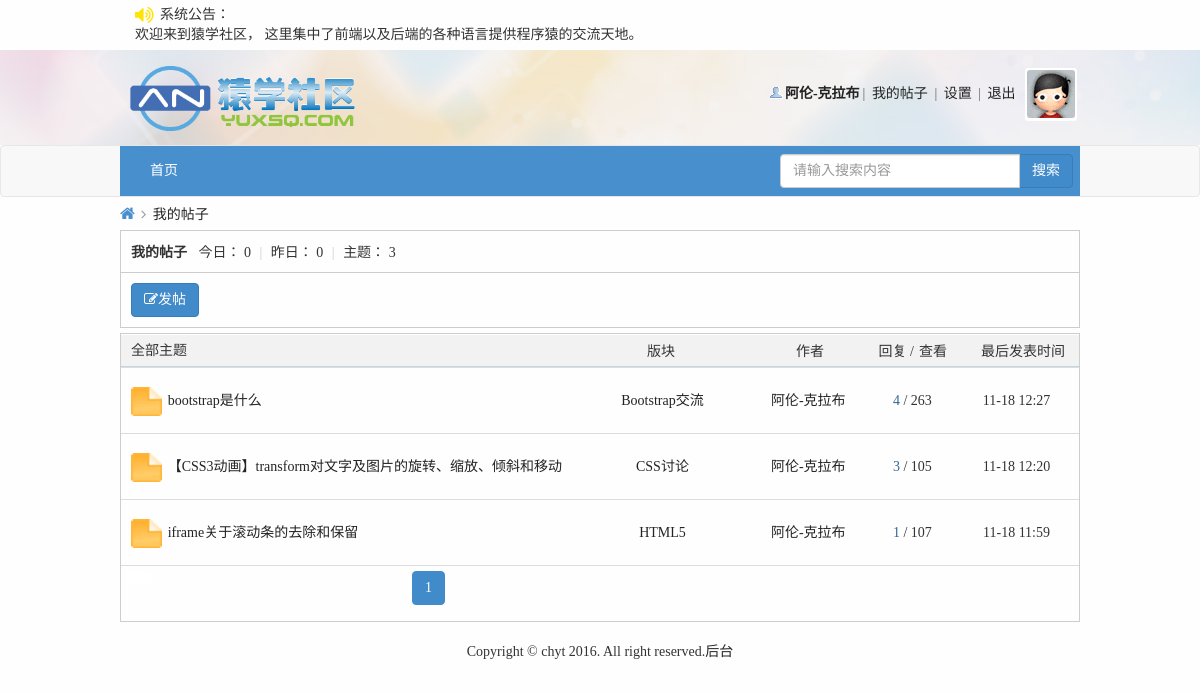
/myPost.php (signed in), run on the app's committed database.
### tables this page shows
CREATE TABLE IF NOT EXISTS `notice` (
  `nid` int(11) NOT NULL AUTO_INCREMENT COMMENT '序号',
  `noticeContent` varchar(200) NOT NULL COMMENT '公告内容',
  PRIMARY KEY (`nid`)
);

CREATE TABLE IF NOT EXISTS `user` (
  `id` int(20) NOT NULL AUTO_INCREMENT COMMENT '唯一标识符',
  `name` varchar(200) NOT NULL COMMENT '用户名称',
  `psw` varchar(200) NOT NULL COMMENT '用户密码',
  `sex` varchar(200) NOT NULL DEFAULT '未填写' COMMENT '用户性别',
  `email` varchar(200) NOT NULL COMMENT '邮箱地址',
  `qq` varchar(200) NOT NULL DEFAULT '未填写' COMMENT '用户qq',
  `photo` varchar(200) NOT NULL COMMENT '用户头像',
  `userType` int(11) NOT NULL DEFAULT '0' COMMENT '用户类型',
  `reallyName` varchar(200) NOT NULL DEFAULT '未填写' COMMENT '用户真实姓名',
  `birthday` varchar(200) NOT NULL DEFAULT '未填写' COMMENT '用户生日',
  `homeplace` varchar(200) NOT NULL DEFAULT '未填写' COMMENT '用户出生地',
  `bloodType` varchar(200) NOT NULL DEFAULT '未填写' COMMENT '用户血型',
  `fixedTel` varchar(200) NOT NULL DEFAULT '未填写' COMMENT '用户固定电话',
  `phone` varchar(200) NOT NULL DEFAULT '未填写' COMMENT '用户电话',
  `website` varchar(200) NOT NULL DEFAULT 'http://' COMMENT '用户主页',
  `school` varchar(200) NOT NULL DEFAULT '未填写' COMMENT '用户毕业学校',
  `degree` varchar(200) NOT NULL DEFAULT '未填写' COMMENT '用户学历',
  `company` varchar(200) NOT NULL DEFAULT '未填写' COMMENT '用户公司',
  `profession` varchar(200) NOT NULL DEFAULT '未填写' COMMENT '用户职业',
  `job` varchar(200) NOT NULL DEFAULT '未填写' COMMENT '用户职位',
  `income` varchar(200) NOT NULL DEFAULT '未填写' COMMENT '用户年收入',
  `registerTime` datetime NOT NULL COMMENT '注册时间',
  `lastLogin` datetime NOT NULL COMMENT '最后一次登录时间',
  `userStatus` int(11) NOT NULL DEFAULT '0' COMMENT '用户是否需要验证状态',
  `isForbid` int(11) NOT NULL DEFAULT '0' COMMENT '是否禁止',
  `loginTimes` int(11) NOT NULL DEFAULT '1' COMMENT '登陆次数',
  PRIMARY KEY (`id`)
);

CREATE TABLE IF NOT EXISTS `post` (
  `postId` int(11) NOT NULL AUTO_INCREMENT COMMENT '帖子id',
  `postTitle` varchar(200) NOT NULL COMMENT '帖子标题',
  `postContent` varchar(2000) NOT NULL COMMENT '帖子内容',
  `postTime` datetime NOT NULL COMMENT '发帖时间',
  `tsmoduleId` int(11) NOT NULL COMMENT '所属子版块的id',
  `times` int(11) NOT NULL COMMENT '浏览次数',
  `postuid` int(11) NOT NULL COMMENT '发帖人id',
  `isTop` int(11) NOT NULL DEFAULT '0' COMMENT '是否置顶',
  `isBoutique` int(11) NOT NULL DEFAULT '0' COMMENT '是否加精',
  `postStatus` int(11) NOT NULL DEFAULT '0' COMMENT '帖子是否需要验证状态，默认0无需验证',
  `updateTime` datetime NOT NULL COMMENT '当前条帖子有回复就更新',
  `isShield` int(11) NOT NULL DEFAULT '0' COMMENT '是否屏蔽',
  PRIMARY KEY (`postId`)
);

CREATE TABLE IF NOT EXISTS `sub_module` (
  `sid` int(20) NOT NULL AUTO_INCREMENT COMMENT '子版块id',
  `smoduleName` varchar(200) NOT NULL COMMENT '子版块名称',
  `smodulePic` varchar(200) NOT NULL COMMENT '子版块图片',
  `tParenModuleId` int(20) NOT NULL COMMENT '所属父版块id',
  `smoduleDesc` varchar(200) NOT NULL COMMENT '子版块描述',
  PRIMARY KEY (`sid`)
);

### inc/mysql.func.php (called while the page is built, shortened)
<?php
    function execute($link, $sql){
        $result = mysqli_query($link, $sql);
        return $result;
    }
    function nums($link, $sql){
        return mysqli_num_rows(execute($link, $sql));
    }
    function fetch_array($result){
        return mysqli_fetch_assoc($result);
    }
?>

### myPost.php (the view, shortened to what this page needs)
<!DOCTYPE html>
<html lang="en">
<head>
    <link rel="stylesheet" href="font/css/font-awesome.min.css">
    <link rel="stylesheet" href="css/bootstrap/css/bootstrap.min.css">
    <link rel="stylesheet" href="css/common.css">
    <link rel="stylesheet" href="css/pModuleList.css">
    <link rel="stylesheet" href="css/myPost.css">
</head>
<?php
    $link = connect();
    $sql_n = "select * from notice where nid=1";
    $data_n = fetch_array(execute($link, $sql_n));
    $nc = $data_n["noticeContent"];
    $member_id = login_state($link);
    if ($member_id){
        $sql_status = "select * from user where id={$member_id}";
        $data_status = fetch_array(execute($link, $sql_status));
        $status = $data_status['isForbid'];
        $userStatus = $data_status["userStatus"];
    }
    $sql_user = "select * from user where id={$member_id}";
    $data_user = fetch_array(execute($link, $sql_user));
    include_once "inc/handlerLogin.php";
    $sql_post = "select * from post where postuid={$member_id}";
    $post_total = nums($link, $sql_post);
    $pagesize = 5;
    $page = page($post_total, $pagesize);
    $post = "select * from post where postuid={$member_id} ORDER BY postId DESC {$page['limit']}";
    $res_post = execute($link, $post);
    $sql_total_today = "select * from post where postuid={$member_id} and date_format(postTime,'%Y-%m-%d')=curdate()";
    $ptotal_today = nums($link, $sql_total_today);
    $sql_total_yesterday = "select * from post where postuid={$member_id} and date_format(postTime,'%Y-%m-%d')=DATE_SUB(curdate(),INTERVAL 1 DAY)";
    $ptotal_yesterday = nums($link, $sql_total_yesterday);
?>
<body>
<?php include_once "inc/header.inc.php"?>
<?php include_once "inc/nav.inc.php"?>
<div class="container" style="width: 990px;">
    <?php
    if(isset($status)) {
        if ($status == 2) {
            ?>
            <div class="container" style="background-color: #EDEDF0; padding-bottom: 50px;">
                <div class="module-error">
                    <div class="error-main clearfix">
                        <div class="labeli"><img src="img/error.png" alt=""></div>
                        <div class="info">
                            <h3 class="title">你的访问受限!!!</h3>
                            <div class="reason">
                                <p>可能的原因：</p>
                                <p>您的 IP 地址不在允许范围内，或您的账号被禁用，无法访问本站点</p>
                            </div>
                            <div class="oper">
                                <p><a href="javascript:history.go(-1);">返回上一级页面&gt;</a></p>
                                <p><a href="index.php">回到网站首页&gt;</a></p>
                            </div>
                        </div>
                    </div>
                </div>
            </div>
            <?php
        } else {
            ?>
            <div class="position">
                <div class="z">
                    <a href="index.php" class="nvhm"><i class="fa fa-home"></i></a>
                    <em><i class="fa fa-angle-right"></i></em>
                    <a href="#">我的帖子</a>
                </div>
            </div>
            <div class="pm-wrap">
                <div class="pm">
                    <strong>我的帖子</strong>
                    <em>今日：</em>
                    <em><?php echo $ptotal_today;?></em>
                    <span class="pipe">|</span>
                    <em>昨日：</em>
                    <em><?php echo $ptotal_yesterday;?></em>
                    <span class="pipe">|</span>
                    <em>主题：</em>
                    <em><?php echo $post_total;?></em>
                </div>
                <div class="pm-desc">
                    <?php
                        if ($userStatus == 1){
                            echo "<a href='userNotVerify.php' class='btn btn-primary'><i class='fa fa-edit'></i>发帖</a>";
                        }else{
                            if ($status == 1){
                                echo "<a href='forbidTip.php' class='btn btn-primary'><i class='fa fa-edit'></i>发帖</a>";
                            }else{
                                echo "<a href='publish.php' class='btn btn-primary'><i class='fa fa-edit'></i>发帖</a>";
                            }
                        }
                    ?>
                </div>
            </div>
            <div class="pm-sm">
                <div class="pm-sm-top" style="position: relative;">
                    <h2>全部主题</h2>
                    <span class="reply poa" style="right: 165px">回复 /</span>
                    <span class="look poa" style="right:132px;">查看</span>
                    <span class="author poa" style="right: 255px;">作者</span>
                    <span class="module poa" style="right: 404px;">版块</span>
                    <span class="lastTime poa" >最后发表时间</span>
                </div>
                <div class="pm-sm-list">
                    <table class="table table-condensed table-hover" id="smtable">
                        <?php
                        if($post_total) {
                            while ($data_post = fetch_array($res_post)) {
                                $sql_sm = "select * from sub_module where sid={$data_post['tsmoduleId']}";
                                $data_sm = fetch_array(execute($link, $sql_sm));
                                $sql_rep = "select * from reply where tpostId={$data_post['postId']}";
                                $rep_total = nums($link, $sql_rep);
                                ?>
                                <tr>
                                    <td class="td1">
                                        <a href="#"><img src="img/folder_new.gif" width="31" height="29"></a>
                                    </td>
                                    <td class="td2">
                                        <?php
                                            if ($userStatus == 1){
                                                echo "<a href='userNotVerify.php'>{$data_post['postTitle']}</a>";
                                            }else {
                                                if ($status == 1) {
                                                    echo "<a href='forbidTip.php'>{$data_post['postTitle']}</a>";
                                                } else {
                                                    echo "<a href='postShow.php?postId={$data_post['postId']}&sid={$data_sm['sid']}'>{$data_post['postTitle']}</a>";
                                                }
                                            }
                                        ?>
                                    </td>
                                    <td class="td5"><a href="sModuleList.php?sid=<?php echo $data_sm['sid'];?>"><?php echo $data_sm['smoduleName'];?></a></td>
                                    <td class="td6"><a href="profile.php?uid=<?php echo $data_user['id'];?>"><?php echo $data_user['name'];?></a></td>
                                    <td class="td3">
                                        <span class="xi2" title="回复"><?php echo $rep_total; ?></span>
                                        <span class="xi1" title="查看"> / <?php echo $data_post['times']; ?></span>
                                    </td>
                                    <td class="td7" style="width: 15%;"><?php echo tranTime(strtotime($data_post['postTime']));?></td>
                                </tr>
                            <?php }
                        }else{
                            echo "<tr><td colspan='4' style='padding-left: 15px;'>暂无帖子...</td></tr>";
                        }
                        ?>
                        <tr>
                            <td colspan="6">
                                <a class="btn btn-default" id="pubBtn" style="margin-right: 260px;border-color: #fff;"></a class="btn btn-default">
                                <ul class="pagination" style="display: inline; margin: 0;padding: 0;">
                                    <?php
                                    echo $page['html'];
                                    ?>
                                </ul>
                            </td>
                        </tr>
                    </table>
                </div>
            </div>
            <?php
        }
    }
    ?>
</div>
<?php include_once "inc/footer.inc.php"?>
</body>
</html>

### inc/header.inc.php (shortened to what this page needs)
<?php
if(!empty($nc)){
    echo "<div class='notice'>
            <div class='container'>
                <p><i class='fa fa-volume-up'></i></p><p style='margin-left: 25px;'>系统公告：</p>
                <marquee direction='left' width='830' scrollamount='2'>{$nc}</marquee>
            </div>
          </div>" ;
}
?>
<div id="header">
    <div class="container" style="width: 960px;padding: 0;">
        <div class="logo"><a href="index.php"><img src="img/logo.png" height="65"></a></div>
        <div class="info">
            <?php
                $img_url = null;
                if (isset($member_id) && $member_id) {
                    $sql_photo = "select photo from user where id={$member_id}";
                    $member_result = execute($link, $sql_photo);
                    $res_photo = fetch_array($member_result);
                    if ($res_photo['photo'] != '') {
                        $img_url = $res_photo['photo'];
                    }else{
                        $img_url = 'img/noavatar_small.gif';
                    }
                }else{
                    $img_url = 'img/noavatar_small.gif';
                }
                if(isset($member_id) && $member_id){
                    $sql_info = "select * from user where id='{$member_id}'";
                    $res_info = fetch_array(execute($link, $sql_info));
                    $html = <<<EOT
                        <ul>
                            <li class="person"><a href="profile.php"><strong>{$res_info['name']}</strong></a></li>|
                            <li><a href="myPost.php">我的帖子</a></li> |
                            <li><a href="setProfile.php">设置</a></li> |
                            <li><a class="logout" href="#">退出</a></li>
                            <li class="headpic"><a href="profile.php"><img src="{$img_url}" width="48" height="48"></a></li>
                        </ul>
EOT;
                    echo $html;
                }
            ?>
        </div>
    </div>
</div>

### data on the page
notice: noticeContent "欢迎来到猿学社区， 这里集中了前端以及后端的各种语言提供程序猿的交流天地。"
user: name "阿伦-克拉布"
post: postTitle "bootstrap是什么", sub_module.smoduleName "Bootstrap交流", rep_total "4", times "263", postTime "11-18 12:27"
post: postTitle "【CSS3动画】transform对文字及图片的旋转、缩放、倾斜和移动", sub_module.smoduleName "CSS讨论", rep_total "3", times "105", postTime "11-18 12:20"
post: postTitle "iframe关于滚动条的去除和保留", sub_module.smoduleName "HTML5", rep_total "1", times "107", postTime "11-18 11:59"

### other printed values
$ptotal_today "0"
$ptotal_yesterday "0"
$post_total "3"
